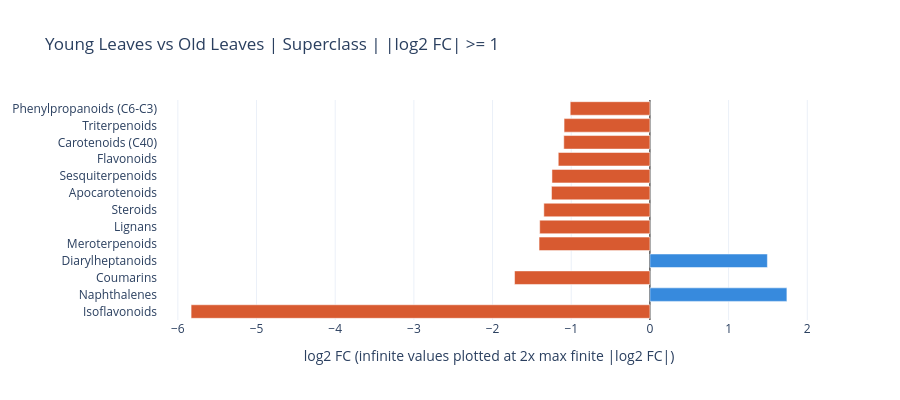
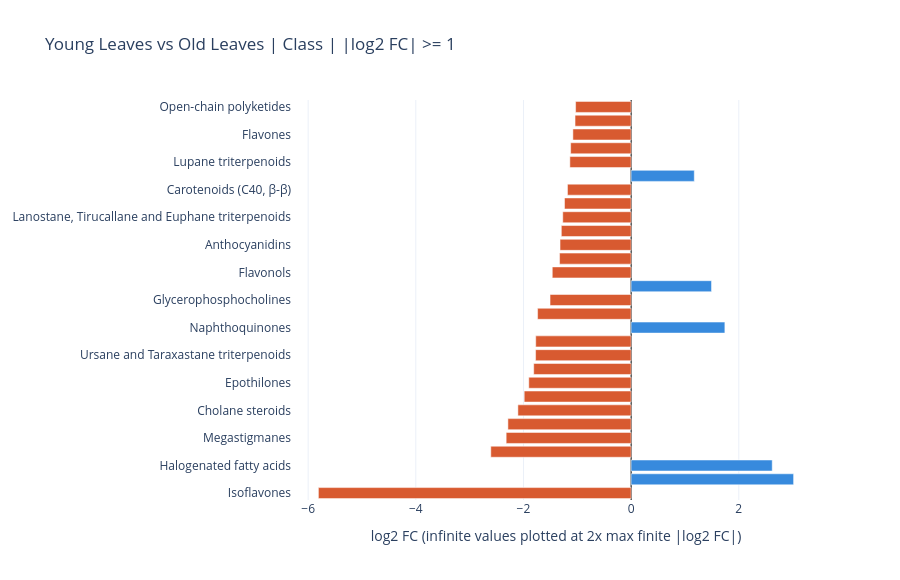
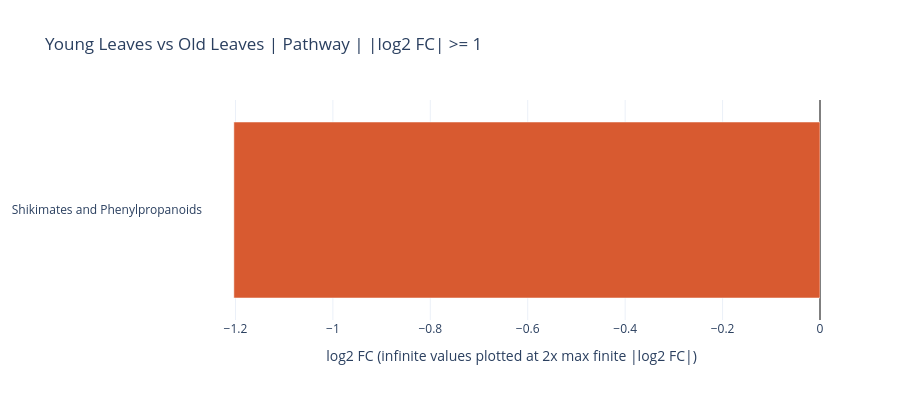

Here is the notebook cell these charts were saved with, in order:
### Markdown cell above
#### NPC: Bar Charts by Hierarchy Level

### Code cell
for level in npc_df["level"].unique():
    plot_bar(npc_df, "Young Leaves", "Old Leaves", levels=[level])

### Figure 1 — Plotly figure (JSON) as saved in the notebook; plotly's stock layout.template omitted (floating-point values rounded to 4 significant figures)
{"data": [{"customdata": [-5.832, 1.741, -1.72, 1.493, -1.409, -1.401, -1.348, -1.251, -1.245, -1.165, -1.095, -1.091, -1.013], "hovertemplate": "%{y}<br>log2 FC: %{customdata:.2f}<br>plotted as: %{x:.2f}<extra></extra>", "marker": {"color": ["#D85A30", "#378ADD", "#D85A30", "#378ADD", "#D85A30", "#D85A30", "#D85A30", "#D85A30", "#D85A30", "#D85A30", "#D85A30", "#D85A30", "#D85A30"]}, "orientation": "h", "type": "bar", "x": [-5.832, 1.741, -1.72, 1.493, -1.409, -1.401, -1.348, -1.251, -1.245, -1.165, -1.095, -1.091, -1.013], "y": ["Isoflavonoids", "Naphthalenes", "Coumarins", "Diarylheptanoids", "Meroterpenoids", "Lignans", "Steroids", "Apocarotenoids", "Sesquiterpenoids", "Flavonoids", "Carotenoids (C40)", "Triterpenoids", "Phenylpropanoids (C6-C3)"]}], "layout": {"height": 400, "title": {"text": "Young Leaves vs Old Leaves | Superclass | |log2 FC| >= 1"}, "xaxis": {"title": {"text": "log2 FC (infinite values plotted at 2x max finite |log2 FC|)"}, "zeroline": true, "zerolinecolor": "black", "zerolinewidth": 1}}}

### Figure 2 — Plotly figure (JSON) as saved in the notebook; plotly's stock layout.template omitted (floating-point values rounded to 4 significant figures)
{"data": [{"customdata": [-5.809, 3.018, 2.621, -2.607, -2.321, -2.289, -2.104, -1.986, -1.901, -1.81, -1.775, -1.773, 1.741, -1.738, -1.506, 1.493, -1.465, -1.33, -1.321, -1.297, -1.27, -1.238, -1.183, 1.173, -1.138, -1.124, -1.082, -1.042, -1.032], "hovertemplate": "%{y}<br>log2 FC: %{customdata:.2f}<br>plotted as: %{x:.2f}<extra></extra>", "marker": {"color": ["#D85A30", "#378ADD", "#378ADD", "#D85A30", "#D85A30", "#D85A30", "#D85A30", "#D85A30", "#D85A30", "#D85A30", "#D85A30", "#D85A30", "#378ADD", "#D85A30", "#D85A30", "#378ADD", "#D85A30", "#D85A30", "#D85A30", "#D85A30", "#D85A30", "#D85A30", "#D85A30", "#378ADD", "#D85A30", "#D85A30", "#D85A30", "#D85A30", "#D85A30"]}, "orientation": "h", "type": "bar", "x": [-5.809, 3.018, 2.621, -2.607, -2.321, -2.289, -2.104, -1.986, -1.901, -1.81, -1.775, -1.773, 1.741, -1.738, -1.506, 1.493, -1.465, -1.33, -1.321, -1.297, -1.27, -1.238, -1.183, 1.173, -1.138, -1.124, -1.082, -1.042, -1.032], "y": ["Isoflavones", "Iridoids monoterpenoids", "Halogenated fatty acids", "Hydroxy fatty acids", "Megastigmanes", "Abeolupane triterpenoids", "Cholane steroids", "Cyclamides", "Epothilones", "Depsipeptides", "Ursane and Taraxastane triterpenoids", "Cholestane steroids", "Naphthoquinones", "Simple coumarins", "Glycerophosphocholines", "Linear diarylheptanoids", "Flavonols", "Prenyl quinone meroterpenoids", "Anthocyanidins", "Polyene macrolides", "Lanostane, Tirucallane and Euphane triterpenoids", "Flavanones", "Carotenoids (C40, β-β)", "Cyclic peptides", "Lupane triterpenoids", "Isocoumarins", "Flavones", "Cinnamic acids and derivatives", "Open-chain polyketides"]}], "layout": {"height": 580, "title": {"text": "Young Leaves vs Old Leaves | Class | |log2 FC| >= 1"}, "xaxis": {"title": {"text": "log2 FC (infinite values plotted at 2x max finite |log2 FC|)"}, "zeroline": true, "zerolinecolor": "black", "zerolinewidth": 1}}}

### Figure 3 — Plotly figure (JSON) as saved in the notebook; plotly's stock layout.template omitted (floating-point values rounded to 4 significant figures)
{"data": [{"customdata": [-1.203], "hovertemplate": "%{y}<br>log2 FC: %{customdata:.2f}<br>plotted as: %{x:.2f}<extra></extra>", "marker": {"color": ["#D85A30"]}, "orientation": "h", "type": "bar", "x": [-1.203], "y": ["Shikimates and Phenylpropanoids"]}], "layout": {"height": 400, "title": {"text": "Young Leaves vs Old Leaves | Pathway | |log2 FC| >= 1"}, "xaxis": {"title": {"text": "log2 FC (infinite values plotted at 2x max finite |log2 FC|)"}, "zeroline": true, "zerolinecolor": "black", "zerolinewidth": 1}}}
